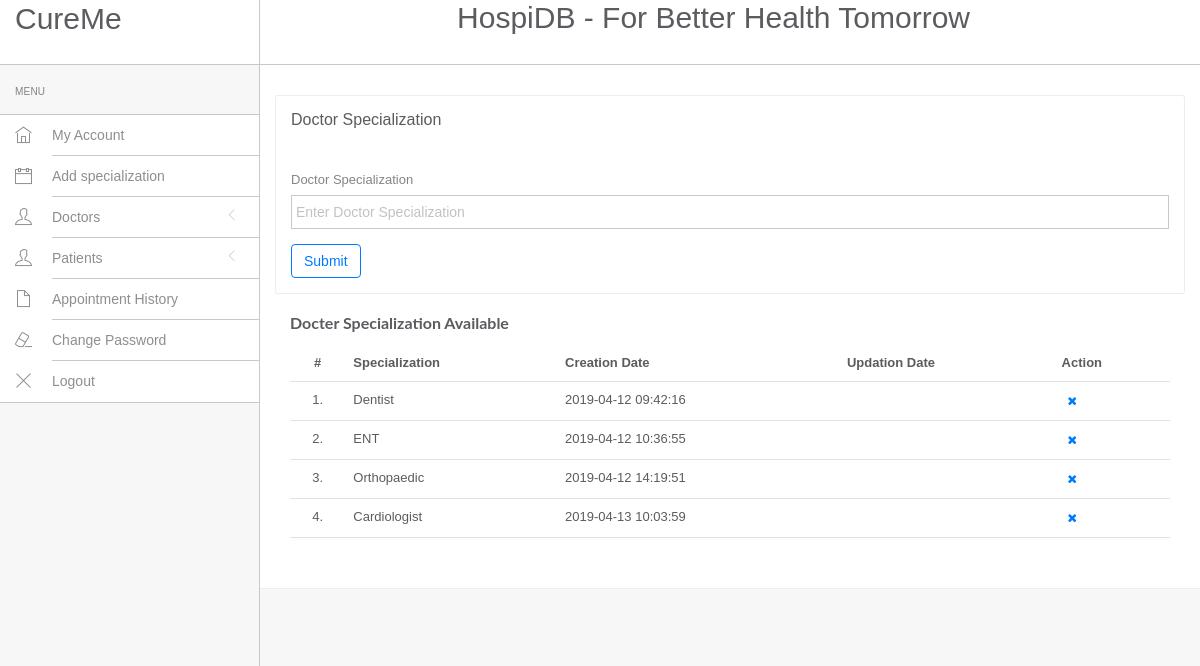
/php/admin/doctor-specilization.php (signed in), run on the app's committed database.
### tables this page shows
CREATE TABLE `doctorspecilization` (
  `id` int(11) NOT NULL,
  `specilization` varchar(255) NOT NULL,
  `creationDate` timestamp NOT NULL DEFAULT CURRENT_TIMESTAMP,
  `updationDate` varchar(255) NOT NULL
);

### php/admin/doctor-specilization.php (the view, shortened to what this page needs)
<?php
include('../include_admin/config.php');
?>
<!DOCTYPE html>
<html lang="en">
<head>
	<link rel="stylesheet" href="../design/vendor/bootstrap/css/bootstrap.min.css">
	<link rel="stylesheet" href="../design/vendor/fontawesome/css/font-awesome.min.css">
	<link rel="stylesheet" href="../design/vendor/themify-icons/themify-icons.min.css">
	<link rel="stylesheet" href="../design/assets/css/styles.css">
</head>
<body>
	<div id="app">
		<?php include('../include_admin/sidebar.php');?>
		<div class="app-content">
			<?php include('../include_admin/header.php');?>
			<div class="main-content" >
				<div class="wrap-content container" id="container">
					<div class="container-fluid container-fullw bg-white">
						<div class="row">
							<div class="panel panel-white">
								<div class="panel-heading">
									<h5 class="panel-title">Doctor Specialization</h5>
								</div>
								<div class="panel-body">
									<form role="form" name="dcotorspcl" method="post" >
										<div class="form-group">
											<label for="exampleInputEmail1">
												Doctor Specialization
											</label>
											<input type="text" name="doctorspecilization" class="form-control"  placeholder="Enter Doctor Specialization">
										</div>
										<button type="submit" name="submit" class="btn btn-o btn-primary">
										Submit
										</button>
									</form>
								</div>
							</div>
						</div>
						<div class="row">
							<div class="col-md-12">
								<h5 class="over-title margin-bottom-15">
									<span class="text-bold">Docter Specialization Available</span>
								</h5>
								<table class="table table-hover" id="sample-table-1">
									<thead>
										<tr>
											<th class="center">#</th>
											<th>Specialization</th>
											<th class="hidden-xs">Creation Date</th>
											<th>Updation Date</th>
											<th>Action</th>
										</tr>
									</thead>
									<tbody>
										<?php
										$sql=mysqli_query($con,"select * from doctorspecilization");
										$cnt=1;
										while($row=mysqli_fetch_array($sql))
										{
										?>
											<tr>
												<td class="center"><?php echo $cnt;?>.</td>
												<td class="hidden-xs"><?php echo $row['specilization'];?></td>
												<td><?php echo $row['creationDate'];?></td>
												<td><?php echo $row['updationDate'];?></td>
												<td >
													<div class="visible-md visible-lg hidden-sm hidden-xs">
														<a href="doctor-specilization.php?id=<?php echo $row['id']?>&del=delete" onClick="return confirm('Are you sure you want to delete?')"class="btn btn-transparent btn-xs tooltips" tooltip-placement="top" tooltip="Remove">
															<i class="fa fa-times fa fa-white"></i>
														</a>
													</div>
												</td>
											</tr>
										<?php
											$cnt=$cnt+1;
										 }
										 ?>
									</tbody>
								</table>
							</div>
						</div>
					</div>
				</div>
			</div>
		</div>
	</div>
</body>
</html>

### data on the page
doctorspecilization: specilization "Dentist", creationDate "2019-04-12 09:42:16"
doctorspecilization: specilization "ENT", creationDate "2019-04-12 10:36:55"
doctorspecilization: specilization "Orthopaedic", creationDate "2019-04-12 14:19:51"
doctorspecilization: specilization "Cardiologist", creationDate "2019-04-13 10:03:59"
